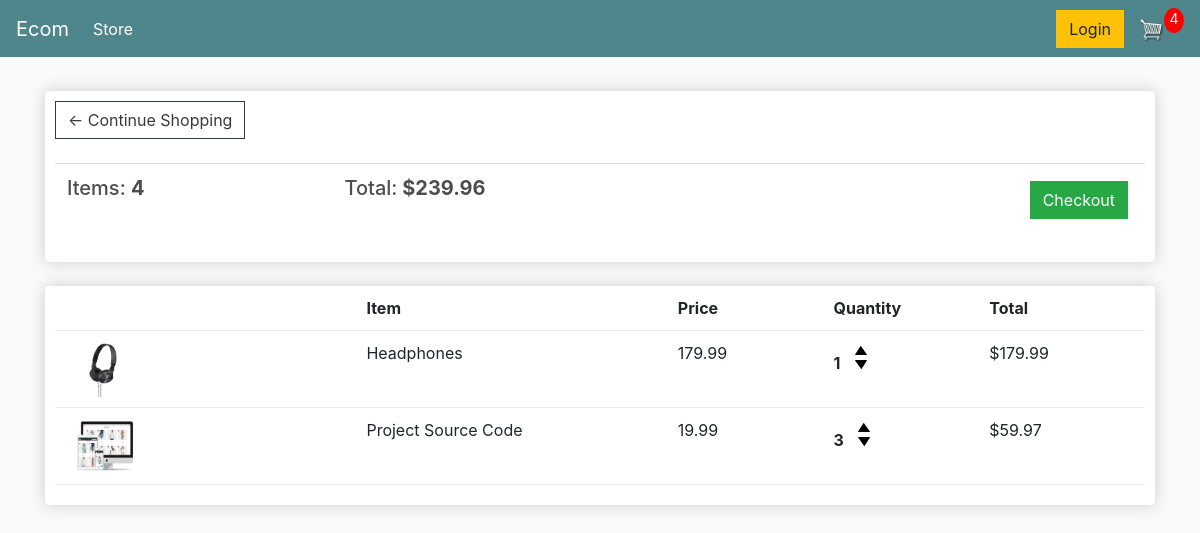
The page /cart/ (signed in) on the database as committed earlier.
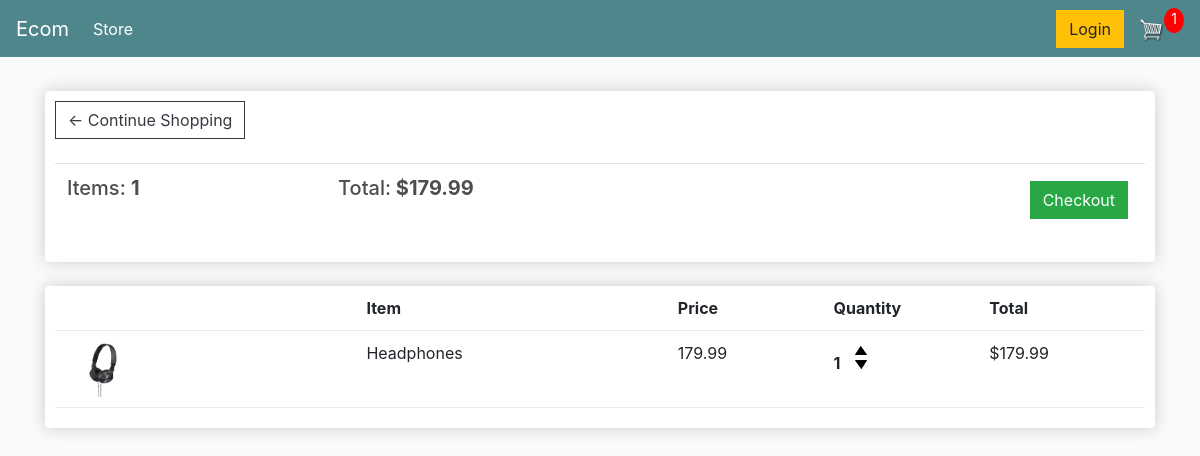
The same page on the database as committed later.
### store/models.py (models this page shows, shortened)
class Order(models.Model):
    customer = models.ForeignKey(Customer,on_delete = models.SET_NULL,null=True,blank=True)
    date_order = models.DateTimeField(auto_now_add=True)
    complete = models.BooleanField(default=False,null=True,blank=False)
    transactionID = models.CharField(max_length=200,null=True)
    def get_number_item(self):
        orderitem = self.orderitem_set.all()
        sum = 0;
        for item in orderitem:
            sum+= item.quatity;
        return sum;
    def get_total_price_item(self):
        orderItem = self.orderitem_set.all()
        sum = 0
        for item in orderItem:
            sum+=item.total_price()
        return sum

class OrderItem(models.Model):
    product = models.ForeignKey(Product,on_delete=models.SET_NULL,null=True,blank=True)
    order = models.ForeignKey(Order,on_delete=models.SET_NULL,null=True,blank=True)
    quatity = models.PositiveIntegerField(default=0,null=True,blank=True)
    date_added = models.DateTimeField(auto_now_add=True)
    def total_price(self):
        return self.product.price*self.quatity

class Product(models.Model):
    name = models.CharField(max_length=200,null=True)
    price = models.FloatField()
    digital = models.BooleanField(default=False,null=True,blank=False)
    image = models.ImageField(null=True,blank=True)
    def ImageURL(self):
        try:
            url = self.image.url
        except:
            url = ''
        return url

### store/views.py (the view)
# urls.py: path('cart/', views.cart, name="cart"),
def cart(request):
     if request.user.is_authenticated:
         customer = request.user.customer
         order,created = Order.objects.get_or_create(customer=customer,complete = False)
         items = order.orderitem_set.all()
         cartItems = order.get_number_item()
     else:
        items = []
        order = {'get_number_item':0,'get_total_price_item':0,'shipping':False}
        cartItems = order['get_cart_items']
     context = {
         'items':items,
         'order' : order,
         "cartItems": cartItems,
     }
     return render(request, 'store/cart.html', context)

### store/templates/store/cart.html
{% extends 'store/main.html' %}
{% load static %}
{% block content %}
	<div class="row">
		<div class="col-lg-12">
			<div class="box-element">
				<a  class="btn btn-outline-dark" href="{% url 'store' %}">&#x2190; Continue Shopping</a>
				<br>
				<br>
				<table class="table">
					<tr>
						<th><h5>Items: <strong>{{order.get_number_item}}</strong></h5></th>
						<th><h5>Total:<strong> ${{order.get_total_price_item|floatformat:2}}</strong></h5></th>
						<th>
							<a  style="float:right; margin:5px;" class="btn btn-success" href="{% url 'checkout' %}">Checkout</a>
						</th>
					</tr>
				</table>
			</div>
			<br>
			<div class="box-element">
				<div class="cart-row">
					<div style="flex:2"></div>
					<div style="flex:2"><strong>Item</strong></div>
					<div style="flex:1"><strong>Price</strong></div>
					<div style="flex:1"><strong>Quantity</strong></div>
					<div style="flex:1"><strong>Total</strong></div>
				</div>
				{% for item in items %}
				<div class="cart-row">
					<div style="flex:2"><img class="row-image" src="{{ item.product.ImageURL }}"></div>
					<div style="flex:2"><p>{{item.product.name}}</p></div>
					<div style="flex:1"><p>{{item.product.price|floatformat:2}}</p></div>
					<div style="flex:1">
						<p class="quantity">{{item.quatity}}</p>
						<div class="quantity">
							<img data-product ={{item.product.id}}  class="chg-quantity update-cart" data-action="add" src="{% static  'images/arrow-up.png' %}">
							<img data-product ={{item.product.id}}  class="chg-quantity update-cart" data-action="remove" src="{% static  'images/arrow-down.png' %}">
						</div>
					</div>
					<div style="flex:1"><p>${{item.total_price}}</p></div>
				</div>
				{% endfor %}
			</div>
		</div>
	</div>
{% endblock content %}

### store/templates/store/main.html (shortened to what this page needs)
<!DOCTYPE html>
{% load static %}
<html>
<head>
	<link rel="stylesheet" href="https://stackpath.bootstrapcdn.com/bootstrap/4.4.1/css/bootstrap.min.css">
	<link rel="stylesheet" type="text/css" href="{% static 'css/main.css' %}">
</head>
<body>
	<nav class="navbar navbar-expand-lg navbar-dark bg-dark">
	  <a class="navbar-brand" href="{% url 'store' %}">Ecom</a>
	  <div class="collapse navbar-collapse" id="navbarSupportedContent">
	    <ul class="navbar-nav mr-auto">
	      <li class="nav-item active">
	        <a class="nav-link" href="{% url 'store' %}">Store <span class="sr-only">(current)</span></a>
	      </li>
	    </ul>
	    <div class="form-inline my-2 my-lg-0">
	     	<a href="#"class="btn btn-warning">Login</a>
	     	<a href="{% url 'cart' %}">
	    		<img  id="cart-icon" src="{% static 'images/cart.png' %}">
	    	</a>
	    	<p id="cart-total">{{cartItems}}</p>
	    </div>
	  </div>
	</nav>
     <div class="container">
            <br>
            {% block content %}
            {% endblock content %}
         </div>
</body>
</html>

### static/css/main.css (style rules this page uses)
body { background-color: hsl(0, 0%, 98%); }
h1,h2,h3,h4,h5,h6 { color:hsl(0, 0%, 30%); }
.box-element { box-shadow:hsl(0, 0%, 80%) 0 0 16px; background-color: #fff; border-radius: 4px; padding: 10px; }
.bg-dark { background-color: #4f868c!important; }
#cart-icon { width:25px; display: inline-block; margin-left: 15px; }
#cart-total { display: block; text-align: center; color:#fff; background-color: red; width: 20px; height: 25px; border-radius: 50%; font-size: 14px; }
.col-lg-4, .col-lg-6, .col-lg-8, .col-lg-12 { margin-top: 10px; }
.btn { border-radius: 0; }
.row-image { width: 100px; }
.cart-row { display: flex; align-items: flex-stretch; padding-bottom: 10px; margin-bottom: 10px; border-bottom: 1px solid #ececec; }
.quantity { display: inline-block; font-weight: 700; padding-right:10px; }
.chg-quantity { width: 12px; cursor: pointer; display: block; margin-top: 5px; transition:.1s; }

Rows that differ between the two databases and show on the page:
removed OrderItem: product.ImageURL (picture), product.name "Project Source Code", product.price "19.99", quatity "3", total_price "59.97"
computed for Order: get_number_item "4" → "1"; get_total_price_item "239.96" → "179.99"
Other text that changed with them:
{{ cartItems }}: "4" → "1"
